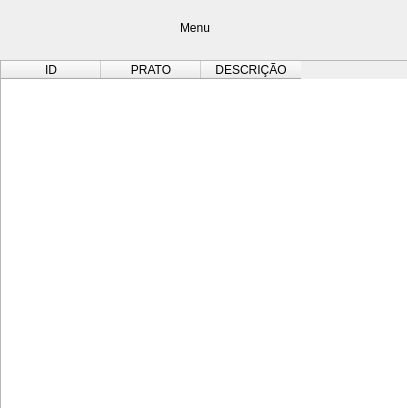
<?xml version="1.0" encoding="UTF-8"?>
<ui version="4.0">
 <class>Dialog</class>
 <widget class="QDialog" name="Dialog">
  <property name="geometry">
   <rect>
    <x>0</x>
    <y>0</y>
    <width>407</width>
    <height>408</height>
   </rect>
  </property>
  <property name="windowTitle">
   <string>Dialog</string>
  </property>
  <widget class="QLabel" name="label">
   <property name="geometry">
    <rect>
     <x>180</x>
     <y>20</y>
     <width>51</width>
     <height>16</height>
    </rect>
   </property>
   <property name="text">
    <string>Menu</string>
   </property>
  </widget>
  <widget class="QTableWidget" name="tableWidget">
   <property name="geometry">
    <rect>
     <x>0</x>
     <y>60</y>
     <width>411</width>
     <height>351</height>
    </rect>
   </property>
   <column>
    <property name="text">
     <string>ID</string>
    </property>
   </column>
   <column>
    <property name="text">
     <string>PRATO</string>
    </property>
   </column>
   <column>
    <property name="text">
     <string>DESCRIÇÃO</string>
    </property>
   </column>
  </widget>
 </widget>
 <resources/>
 <connections/>
</ui>
